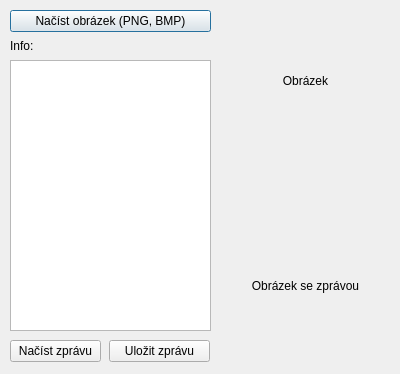
<?xml version="1.0" encoding="UTF-8"?>
<ui version="4.0">
 <class>Dialog</class>
 <widget class="QDialog" name="Dialog">
  <property name="geometry">
   <rect>
    <x>0</x>
    <y>0</y>
    <width>400</width>
    <height>374</height>
   </rect>
  </property>
  <property name="windowTitle">
   <string>Dialog</string>
  </property>
  <widget class="QPushButton" name="fileButton">
   <property name="geometry">
    <rect>
     <x>10</x>
     <y>10</y>
     <width>201</width>
     <height>22</height>
    </rect>
   </property>
   <property name="text">
    <string>Načíst obrázek (PNG, BMP)</string>
   </property>
  </widget>
  <widget class="QLabel" name="beforePicture">
   <property name="geometry">
    <rect>
     <x>220</x>
     <y>10</y>
     <width>171</width>
     <height>141</height>
    </rect>
   </property>
   <property name="text">
    <string>Obrázek</string>
   </property>
   <property name="alignment">
    <set>Qt::AlignCenter</set>
   </property>
  </widget>
  <widget class="QLabel" name="afterPicture">
   <property name="geometry">
    <rect>
     <x>220</x>
     <y>210</y>
     <width>171</width>
     <height>151</height>
    </rect>
   </property>
   <property name="text">
    <string>Obrázek se zprávou</string>
   </property>
   <property name="alignment">
    <set>Qt::AlignCenter</set>
   </property>
  </widget>
  <widget class="QTextEdit" name="messageEdit">
   <property name="geometry">
    <rect>
     <x>10</x>
     <y>60</y>
     <width>201</width>
     <height>271</height>
    </rect>
   </property>
  </widget>
  <widget class="QPushButton" name="loadButton">
   <property name="geometry">
    <rect>
     <x>10</x>
     <y>340</y>
     <width>91</width>
     <height>22</height>
    </rect>
   </property>
   <property name="text">
    <string>Načíst zprávu</string>
   </property>
  </widget>
  <widget class="QPushButton" name="saveButton">
   <property name="geometry">
    <rect>
     <x>109</x>
     <y>340</y>
     <width>101</width>
     <height>22</height>
    </rect>
   </property>
   <property name="text">
    <string>Uložit zprávu</string>
   </property>
  </widget>
  <widget class="QWidget" name="">
   <property name="geometry">
    <rect>
     <x>10</x>
     <y>35</y>
     <width>201</width>
     <height>21</height>
    </rect>
   </property>
   <layout class="QHBoxLayout" name="horizontalLayout">
    <property name="sizeConstraint">
     <enum>QLayout::SetDefaultConstraint</enum>
    </property>
    <item>
     <widget class="QLabel" name="infoLabel">
      <property name="text">
       <string>Info:</string>
      </property>
     </widget>
    </item>
    <item>
     <widget class="QLabel" name="info">
      <property name="text">
       <string/>
      </property>
     </widget>
    </item>
   </layout>
  </widget>
 </widget>
 <resources/>
 <connections/>
</ui>
